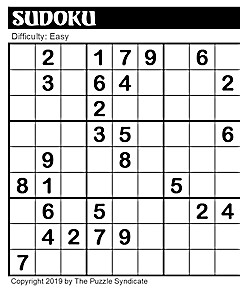
#> input picture sudoku.jpg, 240 x 288 px
$ jupyter execute Hough.ipynb
#> lines starting #> are read from the running program, lines starting #| are printed output that depends on the picture
[cell 1]
import numpy as np
import matplotlib.pyplot  as plt
import cv2

[cell 2]
# [34 lines of commented-out code are left out]

[cell 3]
import numpy as np
import cv2
import matplotlib.pyplot as plt

[cell 4]
img=cv2.imread('sudoku.jpg')
#> img is the input picture: shape (288, 240, 3); min 0, max 255, mean 208.1
img=cv2.cvtColor(img, cv2.COLOR_BGR2GRAY)
#> img: shape (288, 240)

[cell 5]
edges=cv2.Canny(img,80,150,apertureSize=3)
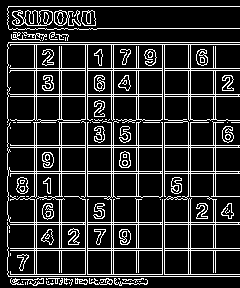
#> edges: shape (288, 240); 16.7% white in thin lines or dots
lines=cv2.HoughLines(edges,1,np.pi/180,200)
#> lines = 33 rows, first 8: [59, 0], [61, 0], [87, 0], [36, 0], [34, 0], [85, 0], [111, 0], [6, 1.57]

[cell 6]
if lines is not None:
    for line in lines:
        rho,theta=line[0]
        a = np.cos(theta)
        b = np.sin(theta)
        x0 = a * rho
        y0 = b * rho

        x1 = int(x0 + 1000 * (-b))
        y1 = int(y0 + 1000 * (a))
        x2 = int(x0 + 1000 * (-b))
        y2 = int(y0 + 1000 * (a))

        cv2.line(img, (x1,y1), (x2,y2), (0 ,0, 255), 1)
#> this loop made 33 passes
#> (rho, theta, a, b, x0, y0, x1, y1) on passes 1 to 12: (59, 0, 1, 0, 59, 0, 59, 1000), (61, 0, 1, 0, 61, 0, 61, 1000), (87, 0, 1, 0, 87, 0, 87, 1000), (36, 0, 1, 0, 36, 0, 36, 1000), (34, 0, 1, 0, 34, 0, 34, 1000), (85, 0, 1, 0, 85, 0, 85, 1000), (111, 0, 1, 0, 111, 0, 111, 1000), (6, 1.57, -4.37e-08, 1, -2.62e-07, 6, -1000, 5), (42, 1.57, -4.37e-08, 1, -1.84e-06, 42, -1000, 41), (276, 1.57, -4.37e-08, 1, -1.21e-05, 276, -1000, 275), (113, 0, 1, 0, 113, 0, 113, 1000), (162, 0, 1, 0, 162, 0, 162, 1000)

cv2.imshow('egdes',edges)
cv2.imshow('houghlines',img)
cv2.waitKey(0)
cv2.destroyAllWindows()
